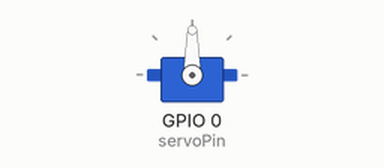
A sketch run on a simulated ESP32. Shown: servo. Random numbers use the default seed unless the sketch sets one.

Above: at 0.0 s.
At 3.5 s:
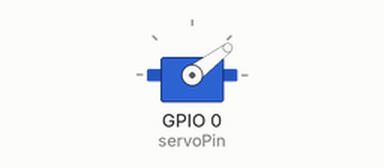
At 19.1 s:
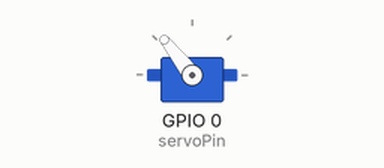
At 35.1 s:
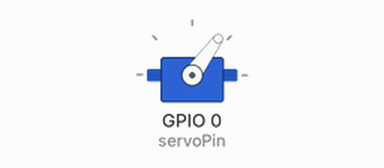
Timing chart, 0 to 38.5 s (numbered marks = the images above):
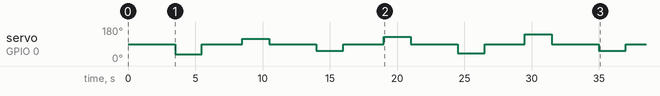

The sketch:

basic.ino
```cpp
#include <ESP32Servo.h>

// Servo setup
Servo myservo;
const int servoPin = 0; // GPIO0 for the servo signal

void setup() {
  Serial.begin(115200);

  // Initialize servo
  myservo.attach(servoPin);

}

void loop() {
  // SG90 servos have 180 degrees of turn in an ideal situation
  // Most servos will not reach the full 180 degrees and it varies by individual servo
  // 90 being staight ahead (center)
  // Animation will start by moving the head to center position, then move in one direction, center itself, then the other direction

  //Set random angles

  int randomPos1 = random(30, 60); // generates random angle between 30 and 60 {default (30, 60)}
  int randomPos2 = random(110, 150); //generates random angle between 110 and 150 {default (110, 150)}

  //Begin movement loop

  myservo.write(90); // sets servo to center
  delay(3500); // Wait for the servo to move
  myservo.write(randomPos1); // moves servo to randomPos1
  delay(2000); // Wait for the servo to move
  myservo.write(90); // returns to center
  delay(3000); // Wait for the servo to move
  myservo.write(randomPos2); // moves servo to randomPos2
  delay(2000); // Wait for the servo to move

  // finished loop will repeat until power is removed (servo resets to center at beginning of next loop)
}
```

Measured:
- by itself, servo on GPIO 0 (servoPin): 90° → 37° at 3.5 s, → 90° 2.0 s later, → 119° 3.0 s later, → 90° 2.0 s later, … (14 changes in this stretch)
